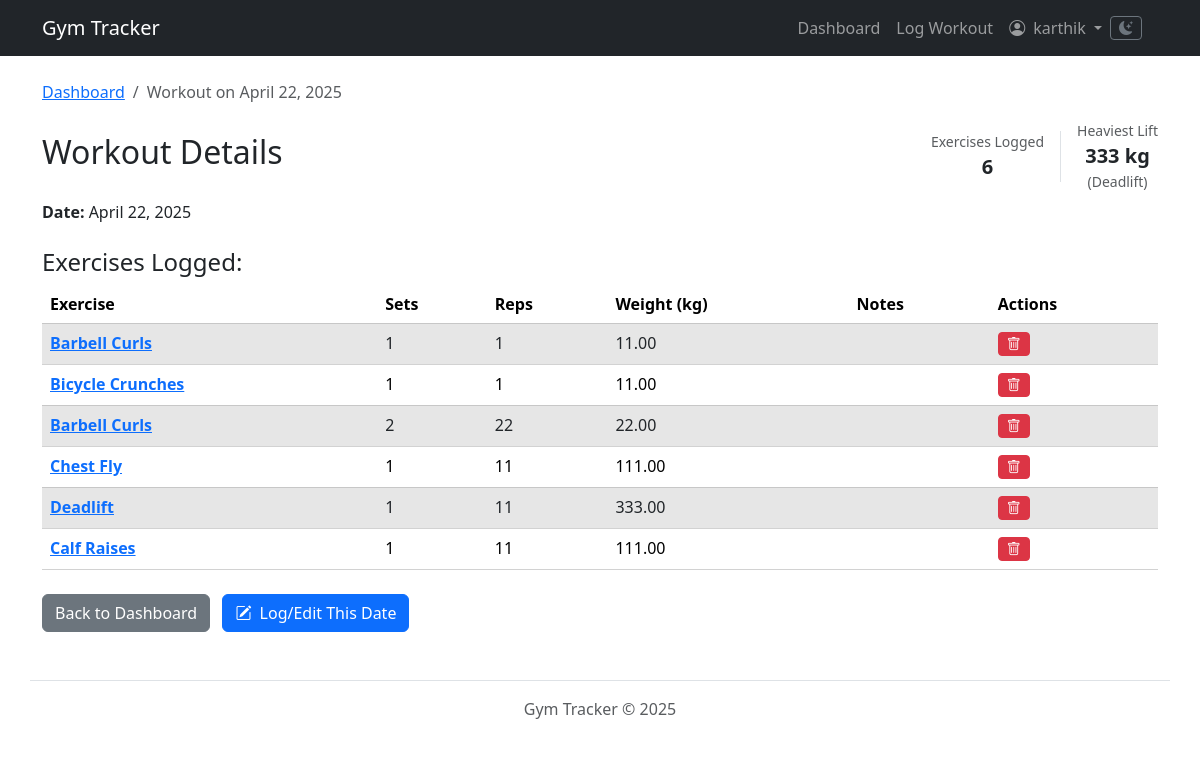
/workouts/session/24/ (signed in), run on an earlier commit of the app's database.
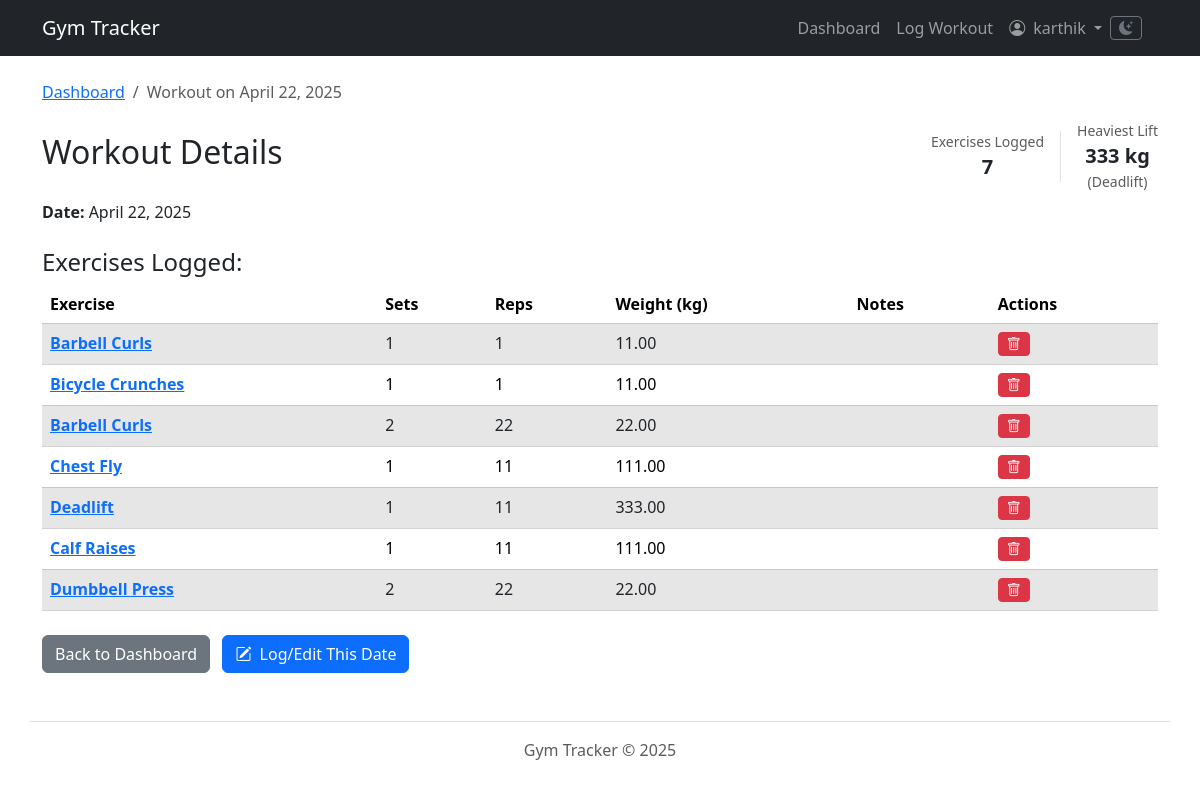
And on a later commit of the database.
### workouts/models.py (models this page shows, shortened)
class WorkoutLog(models.Model):
    session = models.ForeignKey(WorkoutSession, related_name='logs', on_delete=models.CASCADE)
    exercise = models.ForeignKey(Exercise, on_delete=models.PROTECT)  # Protect exercise from deletion if used
    sets = models.PositiveIntegerField(blank=True, null=True)
    reps = models.PositiveIntegerField(blank=True, null=True)
    weight = models.DecimalField(max_digits=6, decimal_places=2, blank=True, null=True)
    duration = models.DurationField(blank=True, null=True)  # e.g., for cardio
    notes = models.TextField(blank=True, null=True)

class Exercise(models.Model):
    name = models.CharField(max_length=100, unique=True)
    description = models.TextField(blank=True, null=True)

### workouts/views.py (the view)
# urls.py: path('session/<int:session_id>/', views.workout_detail_view, name='workout_detail'),
@login_required
def workout_detail_view(request, session_id):
    workout_session = get_object_or_404(WorkoutSession, pk=session_id, user=request.user)
    session_logs = workout_session.logs.all().order_by('id')
    log_count = session_logs.count()
    heaviest_lift_weight = None
    heaviest_lift_exercise_name = None
    if log_count > 0:  # Optimization: Only query max weight if logs exist
        max_weight_aggregate = session_logs.filter(weight__isnull=False).aggregate(max_w=Max('weight'))
        if max_weight_aggregate and max_weight_aggregate['max_w'] is not None:
            heaviest_lift_weight = max_weight_aggregate['max_w']
            first_log_with_max = session_logs.filter(weight=heaviest_lift_weight).select_related('exercise').first()
            if first_log_with_max:
                heaviest_lift_exercise_name = first_log_with_max.exercise.name
    context = {
        'session': workout_session,
        'logs': session_logs,
        'log_count': log_count,  # Pass count
        'heaviest_lift_weight': heaviest_lift_weight,  # Pass max weight
        'heaviest_lift_exercise_name': heaviest_lift_exercise_name,  # Pass exercise name
    }
    return render(request, 'workouts/workout_detail.html', context)

### workouts/templates/workouts/workout_detail.html (shortened to what this page needs)
{% extends 'workouts/base.html' %}
{% block content %}
<div class="container mt-4">
    <nav aria-label="breadcrumb">
        <ol class="breadcrumb">
            <li class="breadcrumb-item"><a href="{% url 'workouts:dashboard' %}">Dashboard</a></li>
            <li class="breadcrumb-item active" aria-current="page">Workout on {{ session.date|date:"F d, Y" }}</li>
        </ol>
    </nav>
    <div class="d-flex flex-wrap justify-content-between align-items-center mb-2">
        <h2 class="me-3">Workout Details</h2>
        <div class="d-flex align-items-center">
            {% if log_count > 0 %}
            <div class="text-center border-end pe-3 me-3">
                 <span class="text-muted d-block small">Exercises Logged</span>
                 <strong class="fs-5">{{ log_count }}</strong>
            </div>
            {% endif %}
            {% if heaviest_lift_weight is not None %}
            <div class="text-center">
                 <span class="text-muted d-block small">Heaviest Lift</span>
                 <strong class="fs-5">{{ heaviest_lift_weight|floatformat:0 }} kg</strong>
                 {% if heaviest_lift_exercise_name %}
                 <small class="d-block text-muted">({{ heaviest_lift_exercise_name }})</small>
                 {% endif %}
            </div>
            {% endif %}
        </div>
    </div>
    <p><strong>Date:</strong> {{ session.date|date:"F d, Y" }}</p>
    <h4 class="mt-4">Exercises Logged:</h4>
    {% if logs %}
    <table class="table table-striped table-hover">
        <thead>
        <tr>
            <th scope="col">Exercise</th>
            <th scope="col">Sets</th>
            <th scope="col">Reps</th>
            <th scope="col">Weight (kg)</th>
            <th scope="col">Notes</th>
            <th scope="col">Actions</th>
        </tr>
        </thead>
        <tbody>
        {% for log in logs %}
        <tr>
            <td><strong><a href="{% url 'workouts:exercise_stats' exercise_id=log.exercise.id %}"
                           title="View progress chart for {{ log.exercise.name }}">
                {{ log.exercise.name }}
            </a></strong></td>
            <td>{{ log.sets|default:"N/A" }}</td>
            <td>{{ log.reps|default:"N/A" }}</td>
            <td>{{ log.weight|default:"N/A" }}</td>
            <td>{{ log.notes|default:""|linebreaksbr }}</td>
            <td>
                <form action="{% url 'workouts:delete_workout_log' log_id=log.id %}"
                      method="POST"
                      class="d-inline"
                      onsubmit="return confirm('Are you sure you want to delete this entry?');">
                    <button type="submit" class="btn btn-danger btn-sm" title="Delete this entry">
                        <i class="bi bi-trash"></i>
                    </button>
                </form>
            </td>
        </tr>
        {% endfor %}
        </tbody>
    </table>
    {% else %}
    <p>No specific exercises were logged for this session.</p>
    {% endif %}
    <div class="mt-4">
        <a href="{% url 'workouts:dashboard' %}" class="btn btn-secondary">Back to Dashboard</a>
        <a href="{% url 'workouts:log_workout_date' date_str=session.date|date:'Y-m-d' %}" class="btn btn-primary ms-2">
            <i class="bi bi-pencil-square me-1"></i>
            Log/Edit This Date
        </a>
    </div>
</div>
{% endblock %}

What changed in the data, as far as the page shows it:
added WorkoutLog: exercise.name "Dumbbell Press", sets "2", reps "22", weight "22.00"
Also different on the page:
{{ log_count }}: "6" → "7"
